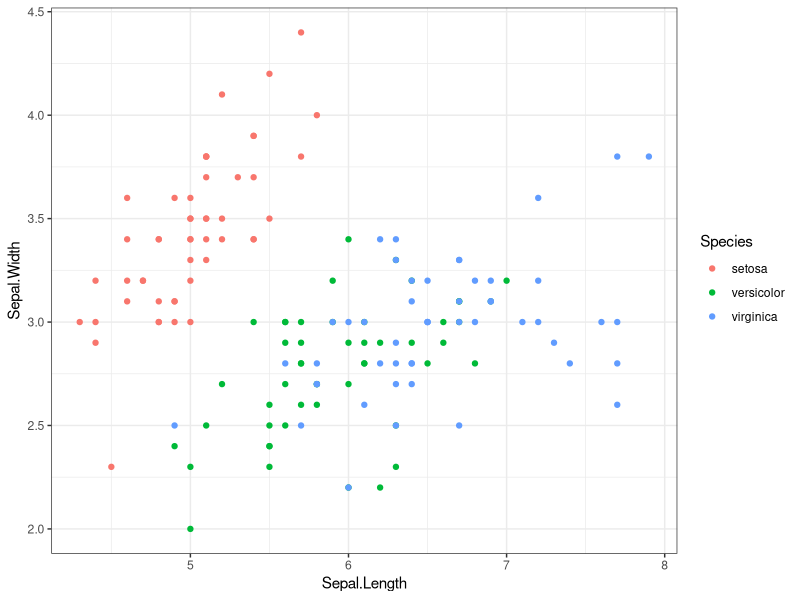
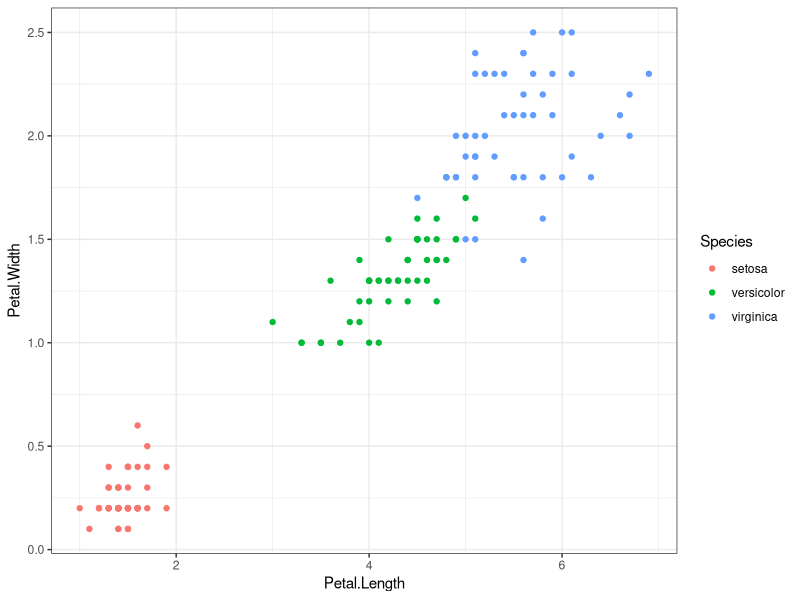
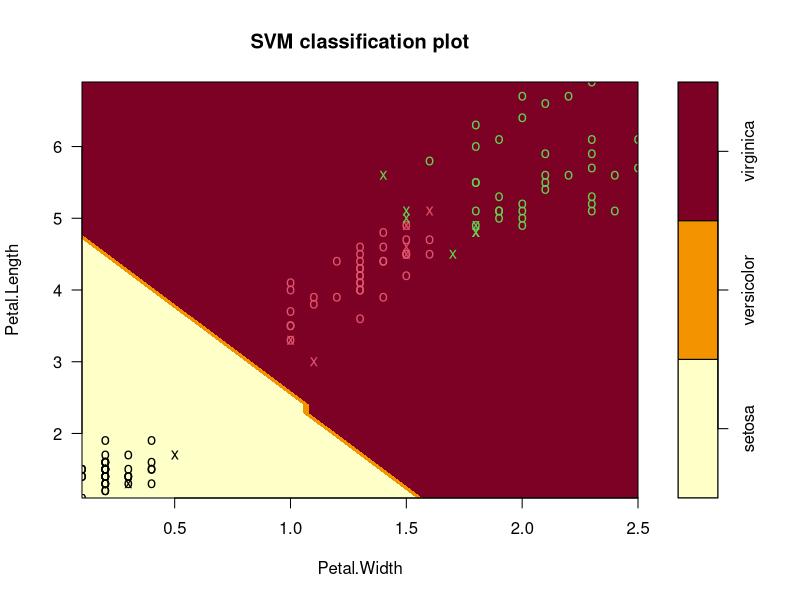
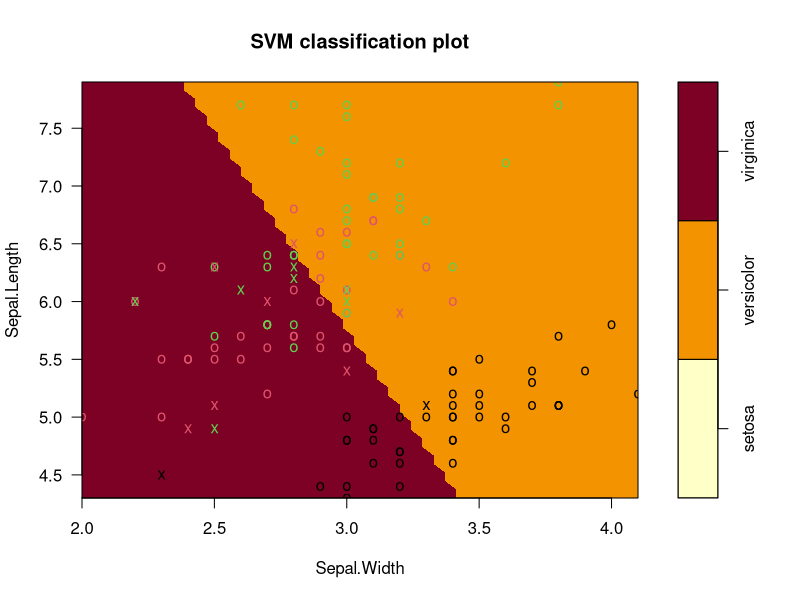
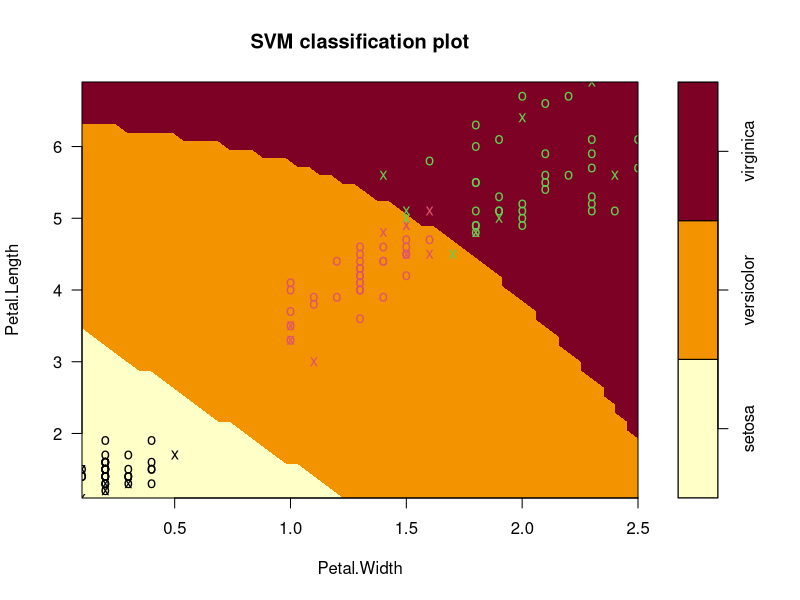
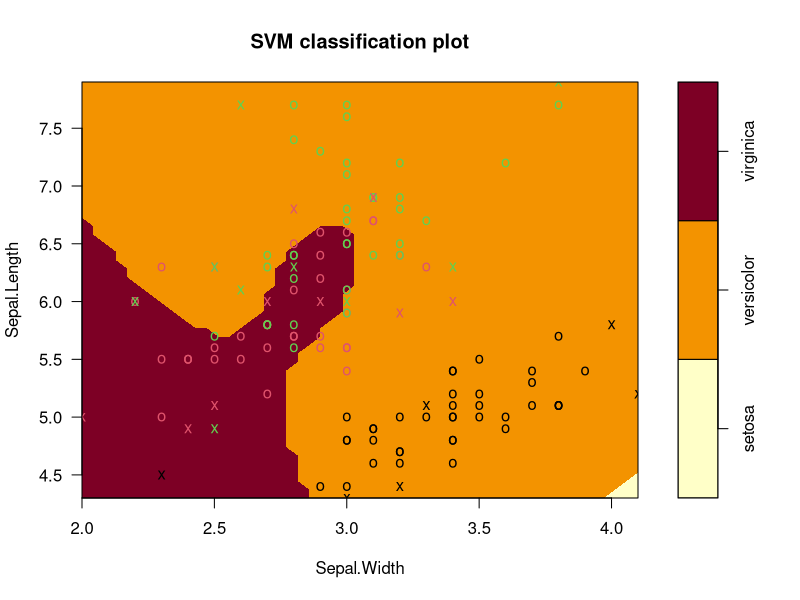

Write R code to recreate these figures, in order.
## ---- chunk 1
knitr::opts_chunk$set(echo = TRUE)
## ---- chunk 2
library(tidyverse)
theme_set(theme_bw())
## ---- chunk 3
library(e1071) 
library(caret)
## ---- chunk 4
data(iris)
## ---- chunk 5
str(iris)
## ---- chunk 6
iris %>%
  ggplot(aes(x = Sepal.Length, y = Sepal.Width, color = Species)) +
  geom_point()
## ---- chunk 7
iris %>%
  ggplot(aes(x = Petal.Length, y = Petal.Width, color = Species)) +
  geom_point()
## ---- chunk 8
set.seed(123)
indices <- createDataPartition(iris$Species, p=.85, list = F)
## ---- chunk 9
train <- iris %>%
  slice(indices)
test_in <- iris %>%
  slice(-indices) %>%
  select(-Species)
test_truth <- iris %>%
  slice(-indices) %>%
  pull(Species)
## ---- chunk 10
set.seed(123)
iris_svm <- svm(Species ~ ., train, kernel = "linear", scale = TRUE, cost = 10)
## ---- chunk 11
plot(iris_svm, train, Petal.Length ~ Petal.Width)
## ---- chunk 12
plot(iris_svm, train, Sepal.Length ~ Sepal.Width, slice = list(Petal.Length = 4.5, Petal.Width = 1.75))
## ---- chunk 13
test_pred <- predict(iris_svm, test_in)
table(test_pred)
## ---- chunk 14
conf_matrix <- confusionMatrix(test_pred, test_truth)
conf_matrix
## ---- chunk 15
set.seed(123)
iris_svm2 <- svm(Species ~ ., train, kernel = "radial", scale = TRUE, cost = 100)
summary(iris_svm2)
## ---- chunk 16
plot(iris_svm2, train, Petal.Length ~ Petal.Width, slice = list(Sepal.Length = 6, Sepal.Width = 3))
## ---- chunk 17
plot(iris_svm2, train, Sepal.Length ~ Sepal.Width, slice = list(Petal.Length = 4.5, Petal.Width = 1.75))
## ---- chunk 18
test_pred <- predict(iris_svm2, test_in)
table(test_pred)
## ---- chunk 19
conf_matrix <- confusionMatrix(test_pred, test_truth)
conf_matrix
